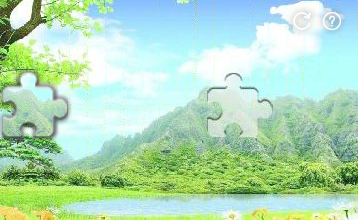
#> input picture tests_slide/test109_bg_begin.png, 360 x 220 px
$ python solver_zlocal_test.py   (older library calls are emulated)
#> lines starting #> are read from the running program, lines starting #| are printed output that depends on the picture
### solver.py
import sys

import cv2
import cv2 as cv
import matplotlib.pyplot as plt
import numpy as np


# CropPiece crops the first object (top left) on a empty background
def CropPiece(imgGray):  # return [cropped, w0, h0, w2, h2]
    denseRowIdxs = []
    denseColIdxs = []
    height, width = imgGray.shape
    isMeetPiece = False
    for rowI in range(height):
        isEmptyRow = True
        for e in imgGray[rowI, :]:
            if e != 0:
                denseRowIdxs.append(rowI)
                isMeetPiece = True
                isEmptyRow = False
        if isMeetPiece and isEmptyRow:
            break
    isMeetPiece2 = False
    for colI in range(width):
        isEmptyRow = True
        for e in imgGray[:, colI]:
            if e != 0:
                denseColIdxs.append(colI)
                isMeetPiece2 = True
                isEmptyRow = False
        if isMeetPiece2 and isEmptyRow:
            break
    w0 = denseColIdxs[0]
    h0 = denseRowIdxs[0]
    w2 = denseColIdxs[-1]
    h2 = denseRowIdxs[-1]
    # print("debug CropPiece w0, h0, w2, h2: ", w0, h0, w2, h2)
    return imgGray[h0:h2, w0:w2], w0, h0, w2, h2


# DO NOT EDIT
# [23 lines left out: functions CalcImageEdge, addPadding, not called in this run]


def removePadding(imgGray, padSize=5):
    h, w = imgGray.shape
    return imgGray[padSize: h-padSize, padSize: w-padSize]


# twitch params for SlidingSolver2Background
def CalcImageEdge2(imgGrey):
    img1 = np.uint8(imgGrey)
    # img1 = addPadding(imgGrey)
    scale = 1
    delta = 0
    ddepth = cv2.CV_16S
    imgBlur = cv2.GaussianBlur(img1, (5, 5), 0)
    grad_x = cv2.Sobel(imgBlur, ddepth, 1, 0, ksize=3, scale=scale,
                       delta=delta, borderType=cv2.BORDER_DEFAULT)
    grad_y = cv2.Sobel(imgBlur, ddepth, 0, 1, ksize=3, scale=scale,
                       delta=delta, borderType=cv2.BORDER_DEFAULT)
    abs_grad_x = cv2.convertScaleAbs(grad_x)
    abs_grad_y = cv2.convertScaleAbs(grad_y)
    ret = cv2.addWeighted(abs_grad_x, 0.5, abs_grad_y, 0.5, 0)
    # whoCare, ret = cv2.threshold(ret, 85, 255, cv2.THRESH_BINARY)
    # ret = removePadding(ret)
    # print("ret CalcImageEdge2"); plt.imshow(ret); plt.show()
    return ret


# [21 lines left out: functions CalcImageEdgeCanny, CalcImageContour, not called in this run]


# :param w0, h0, w2, h2: position of rectangle top left and bottom right
def showImgWithRectangle(imgGray, w0, h0, w2, h2):
    plt.imshow(cv.rectangle(imgGray, (w0, h0), (w2, h2), color=(255, 0, 0)))
    plt.show()


class SlidingSolver:
    # [50 lines left out: functions __init__, Solve, not called in this run]


class SlidingSolver2Background:
    def __init__(self, beginBGPath, movedBGPath):
#> called with beginBGPath = 'tests_slide/test109_bg_begin.png', movedBGPath = 'tests_slide/test109_bg_moved.png'
        self.beginGray = None
        self.movedGray = None
        try:
            self.beginGray = cv2.imread(beginBGPath, cv2.IMREAD_GRAYSCALE)
#> self.beginGray: shape (220, 360); min 21, max 255, mean 205.8
            # print("beginGray shape: ", self.beginGray.shape)
        except Exception as err:
            raise Exception("error imread beginBG: ", err)
        if self.beginGray is None:
            raise Exception("error beginBG is nil")
        try:
            self.movedGray = cv2.imread(movedBGPath, cv2.IMREAD_GRAYSCALE)
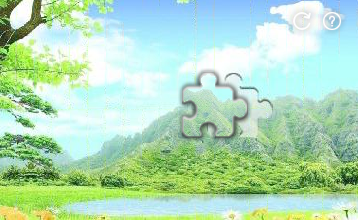
#> input picture tests_slide/test109_bg_moved.png, 360 x 220 px
#> self.movedGray: shape (220, 360); min 21, max 255, mean 205.7
        except Exception as err:
            raise Exception("error imread movedBG: ", err)
        if self.movedGray is None:
            raise Exception("error movedBG is nil")

    # Solve returns diffX and pieceLeftX
    def Solve(self, isDebug=False):
#> called with isDebug = True
        diff = self.beginGray - self.movedGray
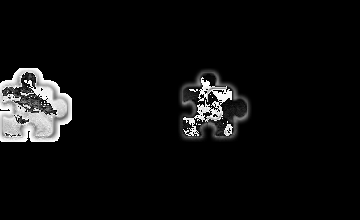
#> diff: shape (220, 360); min 0, max 255, mean 13.9
        _, pLeftX, pTopY, pRightX, pBotY = CropPiece(diff)
#> pLeftX = 0; pTopY = 68; pRightX = 71; pBotY = 141

        calcEdgeFunc = CalcImageEdge2
        fullOriginEdge = calcEdgeFunc(self.beginGray)
        pieceEdge = fullOriginEdge[pTopY:pBotY, pLeftX:pRightX]
        # plt.imshow(pieceEdge); plt.show()

        originGrayWithoutLeftPiece = np.concatenate(
            (np.zeros((self.beginGray.shape[0], pRightX)),
             self.beginGray[:, pRightX:]), axis=1)
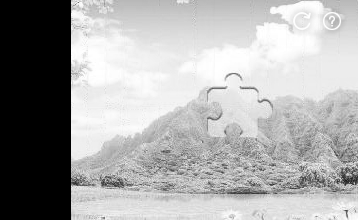
#> originGrayWithoutLeftPiece: shape (220, 360) float64; min 0, max 255, mean 168.6
        originGrayWithoutLeftPieceBand = \
            originGrayWithoutLeftPiece[max(0, pTopY-5): pBotY+5, :]

        backgroundEdge = calcEdgeFunc(originGrayWithoutLeftPieceBand)
#> in CalcImageEdge2 (call 2), `imgBlur = cv2.GaussianBlur(img1, (5, 5), 0)`:
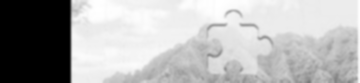
#> imgBlur: shape (83, 360); min 0, max 255, mean 176.3
#> in CalcImageEdge2 (call 2), `grad_x = cv2.Sobel(imgBlur, ddepth, 1, 0, ksize=3, scale=scale, delta=..`:
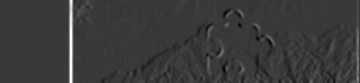
#> grad_x: shape (83, 360) int16; min -180, max 620, mean 5.4; drawn with min black and max white
#> in CalcImageEdge2 (call 2), `grad_y = cv2.Sobel(imgBlur, ddepth, 0, 1, ksize=3, scale=scale, delta=..`:
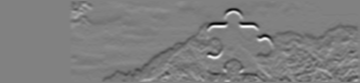
#> grad_y: shape (83, 360) int16; min -256, max 250, mean -4.7; drawn with min black and max white
#> in CalcImageEdge2 (call 2), `ret = cv2.addWeighted(abs_grad_x, 0.5, abs_grad_y, 0.5, 0)`:
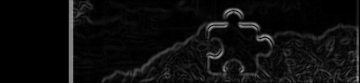
#> ret: shape (83, 360); min 0, max 157, mean 13.3
        # plt.imshow(backgroundEdge); plt.show()

        matchMethod = cv2.TM_CCOEFF_NORMED
        simMap = cv2.matchTemplate(backgroundEdge, pieceEdge, matchMethod)
        _, _, minLoc, maxLoc = cv2.minMaxLoc(simMap)
#> minLoc = (178, 1); maxLoc = (205, 8)

        bestLoc = maxLoc
#> bestLoc = (205, 8)
        if matchMethod == cv2.TM_SQDIFF or matchMethod == cv2.TM_SQDIFF_NORMED:
            bestLoc = minLoc
        diffX = bestLoc[0] - pLeftX
#> diffX = 205

        # print("debug piece w0, h0, w2, h2: ", pLeftX, pTopY, pRightX, pBotY)
        # print("debug bestLoc: ", bestLoc)
        # print("debug SlidingSolver: diffX: %s, pieceX: %s" % (diffX, pLeftX))

        if isDebug:
            showImgWithRectangle(fullOriginEdge,
                                 bestLoc[0], pTopY,
                                 bestLoc[0]+(pRightX-pLeftX), pBotY)
        return diffX, pLeftX

### solver_zlocal_test.py
import solver


# begin = "/home/tungdt/Desktop/zbegin.png"
# moved = "/home/tungdt/Desktop/zmoved.png"

begin = "tests_slide/test109_bg_begin.png"
moved = "tests_slide/test109_bg_moved.png"

solver0 = solver.SlidingSolver2Background(begin, moved)
diffX, pieceX = solver0.Solve(isDebug=True)
#> diffX = 205; pieceX = 0
print("ret: diffX: %s, pieceX: %s" % (diffX, pieceX))
#| ret: diffX: 205, pieceX: 0
